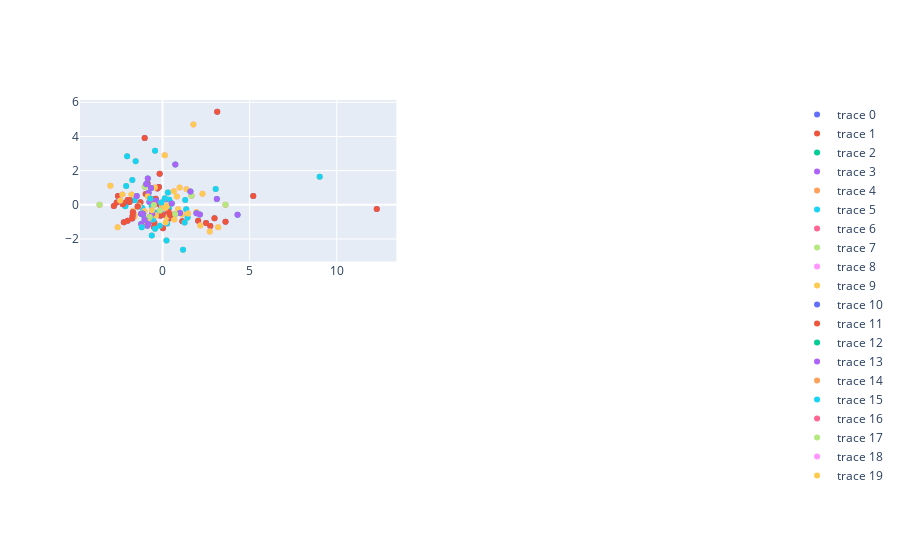

The code cell stored with this chart in its notebook:
### Code cell
fig = make_subplots(rows=2, cols=2)

for site in df['site_id'].unique():
    subdf = df[df['site_id'] == site]
    print(subdf.shape)
    X = subdf[nutrients]
    pca = PCA(n_components=2)
    components = pca.fit_transform(X)
    
    x_list = []
    y_list = []
    for i in components:
        x_list.append(i[0])
        y_list.append(i[1])
    
    fig.add_trace(go.Scatter(x=x_list, y=y_list, mode='markers'), row=1, col=1)
    fig.add_trace(go.Scatter(x=x_list, y=y_list, mode='markers'), row=1, col=1)
#fig.add_trace(go.Scatter(x=series2['timestamp'], y=series2['data']), row=1, col=2)

fig.show()
